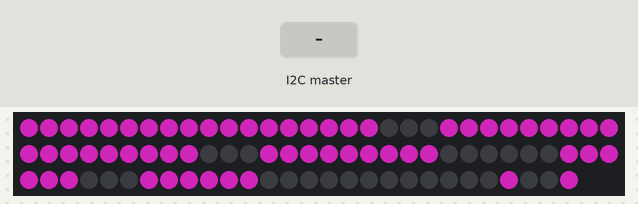
Recording of a sketch running on a simulated Arduino Uno, built with avr-gcc and run on an emulated ATmega328P. Shown: 88 RGB LEDs in strip order, left to right, continuing on the next row. Inputs (shaded band) come from the test bench. Dim RGB values are drawn brighter than linear; random numbers use the default seed unless the sketch sets one.

Above: at 1.2 s.
1.3 s: the I2C master sends "O"
At 1.98 s:
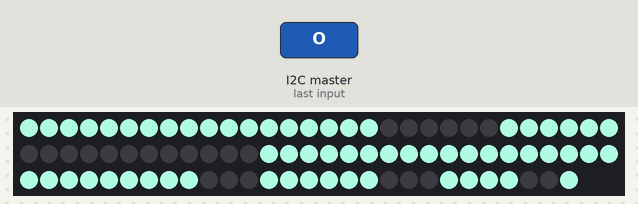
3.9 s: the I2C master sends the byte 1
At 4.12 s:
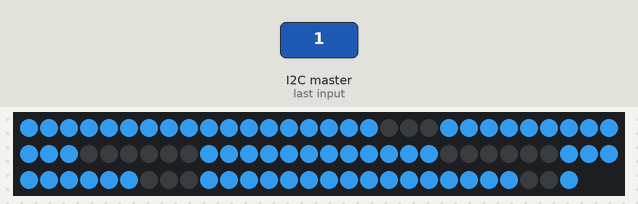
6.3 s: the I2C master sends the byte 0
At 6.56 s:
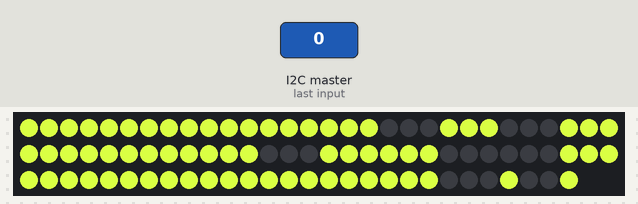
8.8 s: the I2C master sends the byte 2
At 8.99 s:
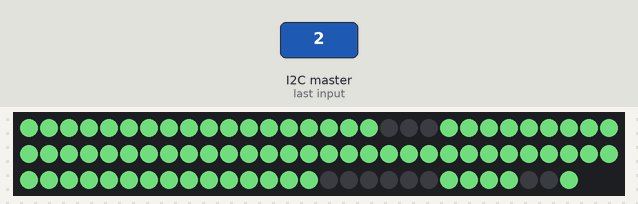
Timing chart, 0 to 11.8 s (numbered marks = the images above; inputs shaded):
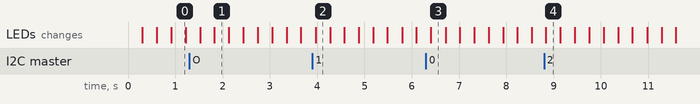

The sketch:

IRLIB2_neo.ino
```cpp
#include <Adafruit_NeoPixel.h>
#include <TimerOne.h>
#include <Wire.h>

// Which pin on the Arduino is connected to the NeoPixels?
#define PIN            8

// How many NeoPixels are attached to the Arduino?
#define NUMPIXELS      88

Adafruit_NeoPixel pixels = Adafruit_NeoPixel(NUMPIXELS, PIN, NEO_GRB + NEO_KHZ800);

int c;
int pos=0;
bool paused = false;

volatile long num = 0;
volatile long tseconds = 0;
volatile int hours = 0;
volatile int minutes = 0;
volatile int seconds = 0;
volatile int watch = 0;

int segment;

int r = 119; // RGB values
int g = 21;
int b = 106;
void setup()
{
  pixels.begin(); // This initializes the NeoPixel library.
  Timer1.initialize(10000);         // initialize timer1
  Timer1.attachInterrupt(callback);  // attaches callback() as a timer overflow interrupt
  Wire.begin(8);                // join i2c bus with address #8
  Wire.onReceive(receiveIR); // register event
  Serial.begin(9600);
}

void receiveIR()
{
  c = Wire.read();
  switch (c)
  {
    case 93:
      num = 0;
      watch = num;
      dnum();
      break;
    case 253:
      if (paused == false)
      {
        Timer1.detachInterrupt();
        paused = true;
      }
      else {
        Timer1.attachInterrupt(callback);
        paused = false;
      }
      break;
    case 29:
      pos++;
      Serial.print(pos);
      Serial.print(".");
      if (hours < 10)
      {
        Serial.print("0");
      }
      Serial.print(hours);
      Serial.print(":");
      if (minutes < 10)
      {
        Serial.print("0");
      }
      Serial.print(minutes);
      Serial.print(".");
      if (seconds < 10)
      {
        Serial.print("0");
      }
      Serial.println(seconds);
      break;
    case 151: //off
      r = 0;
      g = 0;
      b = 0;
      pixels.show();
      break;
    case 207: //red
      r = 255;
      g = 0;
      b = 0;
      pixels.show();
      break;
    case 231: //green
      r = 0;
      g = 255;
      b = 0;
      pixels.show();
      break;
    case 133: //blue
      r = 0;
      g = 0;
      b = 255;
      pixels.show();
      break;
    case 239: //purple
      r = 119;
      g = 21;
      b = 106;
      pixels.show();
      break;
    case 199: //white
      r = 255;
      g = 255;
      b = 255;
      pixels.show();
      break;
    case 165: //cyan
      r = 0;
      g = 255;
      b = 255;
      pixels.show();
      break;
    case 79:
      r = rand() % 256;
      g = rand() % 256;
      b = rand() % 256;
      pixels.show();
      break;
    default:
      r = rand() % 256;
      g = rand() % 256;
      b = rand() % 256;
      pixels.show();
      break;
  }
}
void callback()
{
  num++;
  tseconds = num / 100;
  seconds = (tseconds % 60);
  minutes = (tseconds / 60) % 60;
  hours = tseconds / 3600;
  if (num < 6000)
  {
    watch = num;
    dnum();
  }
  if (minutes > 0 && hours == 0)
  {
    dmin();
  }
  if (hours > 0)
  {
    dhours();
    Serial.println(minutes);
  }
}
void dnum()
{
  pixels.clear();
  //decimal
  pixels.setPixelColor(84, pixels.Color(r, g, b));
  pixels.setPixelColor(87, pixels.Color(r, g, b));

  segment = 0;
  Picknumber((watch / 1000));

  segment = 21;
  Picknumber((watch % 1000) / 100);

  segment = 42;
  Picknumber((watch % 100) / 10);

  segment = 63;
  Picknumber((watch % 10));
  pixels.show();
}
void dmin()
{
  pixels.clear();
  //decimal
  pixels.setPixelColor(84, pixels.Color(r, g, b));
  pixels.setPixelColor(87, pixels.Color(r, g, b));

  segment = 0;
  Picknumber((minutes % 100 / 10));

  segment = 21;
  Picknumber((minutes % 10));

  segment = 42;
  Picknumber((seconds % 100) / 10);

  segment = 63;
  Picknumber((seconds % 10));
  pixels.show();
}
void dhours()
{
  pixels.clear();
  //decimal
  pixels.setPixelColor(84, pixels.Color(r, g, b));
  pixels.setPixelColor(87, pixels.Color(r, g, b));

  segment = 0;
  Picknumber((hours % 100 / 10));

  segment = 21;
  Picknumber((hours % 10));

  segment = 42;
  Picknumber((minutes % 100) / 10);

  segment = 63;
  Picknumber((minutes % 10));
  pixels.show();
}
void SegmentA()
{
  pixels.setPixelColor(0 + segment, r, g, b);
  pixels.setPixelColor(1 + segment, r, g, b);
  pixels.setPixelColor(2 + segment, r, g, b);
}
void SegmentB()
{
  pixels.setPixelColor(3 + segment, r, g, b);
  pixels.setPixelColor(4 + segment, r, g, b);
  pixels.setPixelColor(5 + segment, r, g, b);
}
void SegmentC()
{
  pixels.setPixelColor(6 + segment, r, g, b);
  pixels.setPixelColor(7 + segment, r, g, b);
  pixels.setPixelColor(8 + segment, r, g, b);
}
void SegmentD()
{
  pixels.setPixelColor(9 + segment, r, g, b);
  pixels.setPixelColor(10 + segment, r, g, b);
  pixels.setPixelColor(11 + segment, r, g, b);
}
void SegmentE()
{
  pixels.setPixelColor(12 + segment, r, g, b);
  pixels.setPixelColor(13 + segment, r, g, b);
  pixels.setPixelColor(14 + segment, r, g, b);
}
void SegmentF()
{
  pixels.setPixelColor(15 + segment, r, g, b);
  pixels.setPixelColor(16 + segment, r, g, b);
  pixels.setPixelColor(17 + segment, r, g, b);
}
void SegmentG()
{
  pixels.setPixelColor(18 + segment, r, g, b);
  pixels.setPixelColor(19 + segment, r, g, b);
  pixels.setPixelColor(20 + segment, r, g, b);
}
void One()
{
  SegmentB();
  SegmentC();
}
void Two()
{
  SegmentA();
  SegmentB();
  SegmentD();
  SegmentE();
  SegmentG();
}
void Three()
{
  SegmentA();
  SegmentB();
  SegmentC();
  SegmentD();
  SegmentG();
}
void Four()
{
  SegmentB();
  SegmentC();
  SegmentF();
  SegmentG();
}
void Five()
{
  SegmentA();
  SegmentC();
  SegmentD();
  SegmentF();
  SegmentG();
}
void Six()
{
  SegmentA();
  SegmentC();
  SegmentD();
  SegmentE();
  SegmentF();
  SegmentG();
}
void Seven()
{
  SegmentA();
  SegmentB();
  SegmentC();
}
void Eight()
{
  SegmentA();
  SegmentB();
  SegmentC();
  SegmentD();
  SegmentE();
  SegmentF();
  SegmentG();
}
void Nine()
{
  SegmentA();
  SegmentB();
  SegmentC();
  SegmentF();
  SegmentG();
}
void Zero()
{
  SegmentA();
  SegmentB();
  SegmentC();
  SegmentD();
  SegmentE();
  SegmentF();
}
void Picknumber (int x) // Cycles around 0,1,2,3,4,5,6,7,8 and 9
{
  switch (x)
  {
    default:
      Zero();
      break;
    case 1:
      One();
      break;
    case 2:
      Two();
      break;
    case 3:
      Three();
      break;
    case 4:
      Four();
      break;
    case 5:
      Five();
      break;
    case 6:
      Six();
      break;
    case 7:
      Seven();
      break;
    case 8:
      Eight();
      break;
    case 9:
      Nine();
      break;
  }
}
void loop() {

}
```
